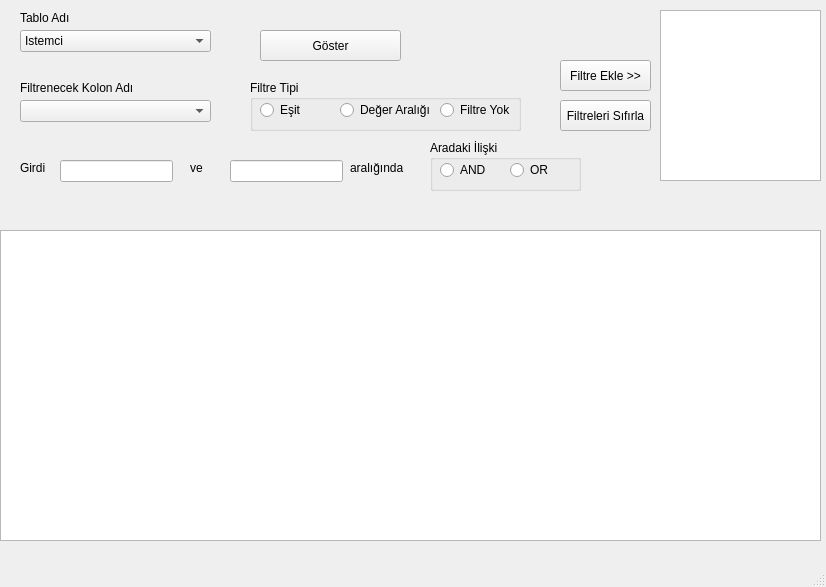
<?xml version="1.0" encoding="UTF-8"?>
<ui version="4.0">
 <class>mngWindow</class>
 <widget class="QMainWindow" name="mngWindow">
  <property name="geometry">
   <rect>
    <x>0</x>
    <y>0</y>
    <width>826</width>
    <height>587</height>
   </rect>
  </property>
  <property name="windowTitle">
   <string>Veri Tabanı Sorgu Ekranı</string>
  </property>
  <widget class="QWidget" name="centralwidget">
   <widget class="QPushButton" name="resetButton">
    <property name="geometry">
     <rect>
      <x>560</x>
      <y>100</y>
      <width>91</width>
      <height>31</height>
     </rect>
    </property>
    <property name="text">
     <string>Filtreleri Sıfırla</string>
    </property>
   </widget>
   <widget class="QLabel" name="label">
    <property name="geometry">
     <rect>
      <x>20</x>
      <y>80</y>
      <width>191</width>
      <height>16</height>
     </rect>
    </property>
    <property name="text">
     <string>Filtrenecek Kolon Adı</string>
    </property>
   </widget>
   <widget class="QPushButton" name="addFilterButton">
    <property name="geometry">
     <rect>
      <x>560</x>
      <y>60</y>
      <width>91</width>
      <height>31</height>
     </rect>
    </property>
    <property name="text">
     <string>Filtre Ekle &gt;&gt;</string>
    </property>
   </widget>
   <widget class="QLineEdit" name="lineEdit">
    <property name="geometry">
     <rect>
      <x>60</x>
      <y>160</y>
      <width>113</width>
      <height>22</height>
     </rect>
    </property>
   </widget>
   <widget class="QLineEdit" name="lineEdit_2">
    <property name="geometry">
     <rect>
      <x>230</x>
      <y>160</y>
      <width>113</width>
      <height>22</height>
     </rect>
    </property>
   </widget>
   <widget class="QLabel" name="label_3">
    <property name="geometry">
     <rect>
      <x>20</x>
      <y>160</y>
      <width>49</width>
      <height>16</height>
     </rect>
    </property>
    <property name="text">
     <string>Girdi</string>
    </property>
   </widget>
   <widget class="QLabel" name="label_5">
    <property name="geometry">
     <rect>
      <x>350</x>
      <y>160</y>
      <width>61</width>
      <height>16</height>
     </rect>
    </property>
    <property name="text">
     <string>aralığında</string>
    </property>
   </widget>
   <widget class="QGroupBox" name="groupBox">
    <property name="geometry">
     <rect>
      <x>250</x>
      <y>80</y>
      <width>271</width>
      <height>51</height>
     </rect>
    </property>
    <property name="title">
     <string>Filtre Tipi</string>
    </property>
    <widget class="QRadioButton" name="rangeRadioButton">
     <property name="geometry">
      <rect>
       <x>90</x>
       <y>20</y>
       <width>89</width>
       <height>20</height>
      </rect>
     </property>
     <property name="text">
      <string>Değer Aralığı</string>
     </property>
    </widget>
    <widget class="QRadioButton" name="matchRadioButton">
     <property name="geometry">
      <rect>
       <x>10</x>
       <y>20</y>
       <width>89</width>
       <height>20</height>
      </rect>
     </property>
     <property name="text">
      <string>Eşit</string>
     </property>
    </widget>
    <widget class="QRadioButton" name="noFilterRadioButton">
     <property name="geometry">
      <rect>
       <x>190</x>
       <y>20</y>
       <width>89</width>
       <height>20</height>
      </rect>
     </property>
     <property name="text">
      <string>Filtre Yok</string>
     </property>
    </widget>
   </widget>
   <widget class="QTableView" name="tableView">
    <property name="geometry">
     <rect>
      <x>0</x>
      <y>230</y>
      <width>821</width>
      <height>311</height>
     </rect>
    </property>
   </widget>
   <widget class="QLabel" name="label_2">
    <property name="geometry">
     <rect>
      <x>20</x>
      <y>10</y>
      <width>191</width>
      <height>16</height>
     </rect>
    </property>
    <property name="text">
     <string>Tablo Adı</string>
    </property>
   </widget>
   <widget class="QPushButton" name="resetButton_2">
    <property name="geometry">
     <rect>
      <x>260</x>
      <y>30</y>
      <width>141</width>
      <height>31</height>
     </rect>
    </property>
    <property name="contextMenuPolicy">
     <enum>Qt::NoContextMenu</enum>
    </property>
    <property name="text">
     <string>Göster</string>
    </property>
   </widget>
   <widget class="QComboBox" name="comboBox">
    <property name="geometry">
     <rect>
      <x>20</x>
      <y>30</y>
      <width>191</width>
      <height>22</height>
     </rect>
    </property>
    <item>
     <property name="text">
      <string>Istemci</string>
     </property>
    </item>
    <item>
     <property name="text">
      <string>Rapor</string>
     </property>
    </item>
    <item>
     <property name="text">
      <string>BakiyeSorgulama</string>
     </property>
    </item>
    <item>
     <property name="text">
      <string>IslemTipi</string>
     </property>
    </item>
    <item>
     <property name="text">
      <string>Kart</string>
     </property>
    </item>
    <item>
     <property name="text">
      <string>Hesap</string>
     </property>
    </item>
    <item>
     <property name="text">
      <string>ParaIslemleri</string>
     </property>
    </item>
   </widget>
   <widget class="QListWidget" name="listWidget_2">
    <property name="geometry">
     <rect>
      <x>660</x>
      <y>10</y>
      <width>161</width>
      <height>171</height>
     </rect>
    </property>
   </widget>
   <widget class="QComboBox" name="comboBox_2">
    <property name="geometry">
     <rect>
      <x>20</x>
      <y>100</y>
      <width>191</width>
      <height>22</height>
     </rect>
    </property>
   </widget>
   <widget class="QGroupBox" name="groupBox_2">
    <property name="geometry">
     <rect>
      <x>430</x>
      <y>140</y>
      <width>151</width>
      <height>51</height>
     </rect>
    </property>
    <property name="title">
     <string>Aradaki İlişki</string>
    </property>
    <widget class="QRadioButton" name="radioButton">
     <property name="geometry">
      <rect>
       <x>10</x>
       <y>20</y>
       <width>89</width>
       <height>20</height>
      </rect>
     </property>
     <property name="text">
      <string>AND</string>
     </property>
    </widget>
    <widget class="QRadioButton" name="radioButton_2">
     <property name="geometry">
      <rect>
       <x>80</x>
       <y>20</y>
       <width>89</width>
       <height>20</height>
      </rect>
     </property>
     <property name="text">
      <string>OR</string>
     </property>
    </widget>
   </widget>
   <widget class="QLabel" name="label_4">
    <property name="geometry">
     <rect>
      <x>190</x>
      <y>160</y>
      <width>91</width>
      <height>16</height>
     </rect>
    </property>
    <property name="text">
     <string>ve</string>
    </property>
   </widget>
   <widget class="QLabel" name="label_7">
    <property name="geometry">
     <rect>
      <x>10</x>
      <y>190</y>
      <width>811</width>
      <height>31</height>
     </rect>
    </property>
    <property name="font">
     <font>
      <pointsize>10</pointsize>
     </font>
    </property>
    <property name="text">
     <string/>
    </property>
   </widget>
  </widget>
  <widget class="QMenuBar" name="menubar">
   <property name="geometry">
    <rect>
     <x>0</x>
     <y>0</y>
     <width>826</width>
     <height>22</height>
    </rect>
   </property>
  </widget>
  <widget class="QStatusBar" name="statusbar"/>
 </widget>
 <resources/>
 <connections/>
</ui>
